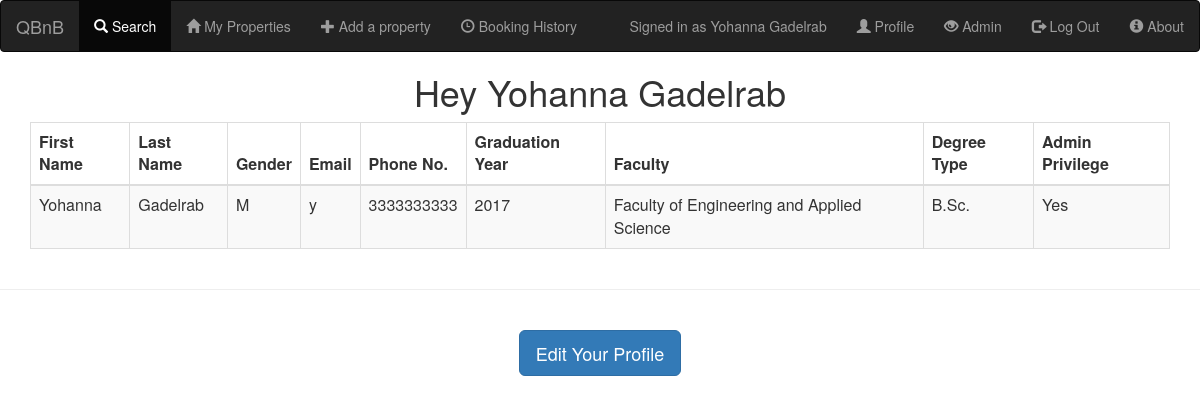
The page /profile.php (signed in) on the database its author committed.
### tables this page shows
CREATE TABLE IF NOT EXISTS `users` (
  `user_id` int(11) NOT NULL AUTO_INCREMENT,
  `FName` varchar(10) NOT NULL,
  `LName` varchar(10) NOT NULL,
  `gender` char(1) NOT NULL COMMENT 'F or M',
  `email` varchar(32) NOT NULL,
  `password` varchar(32) NOT NULL,
  `phone_no` char(10) NOT NULL,
  `grad_year` year(4) NOT NULL,
  `faculty_id` int(10) NOT NULL,
  `is_admin` tinyint(1) NOT NULL DEFAULT '0',
  `degree_type` varchar(5) NOT NULL,
  PRIMARY KEY (`user_id`),
  KEY `faculty_id_index` (`faculty_id`) USING BTREE
);

CREATE TABLE IF NOT EXISTS `faculties` (
  `faculty_id` int(11) NOT NULL AUTO_INCREMENT,
  `faculty` text NOT NULL,
  PRIMARY KEY (`faculty_id`) USING BTREE
);

### profile.php (the view)
<?php
require_once 'header.php';
require_once 'navbar.php';
if(userLoggedIn() == false){
    header("Location: index.php");
    die();
}
else {
    $query = "SELECT FName, LName, gender, email, phone_no, grad_year, faculty_id, degree_type FROM users WHERE user_id=?";
    $stmt = $con->prepare($query);
    $stmt->bind_Param("i", $_SESSION['user_id']);
    $stmt->execute();
    $result = $stmt->get_result();
    $row = $result->fetch_assoc();
    $query = "SELECT faculty FROM faculties WHERE faculty_id=?";
    $stmt = $con->prepare($query);
    $stmt->bind_Param("i", $row['faculty_id']);
    $stmt->execute();
    $result = $stmt->get_result();
    $facultyName = $result->fetch_assoc();
}
?>
<!DOCTYPE HTML>
<html>
    <head>
        <h1 class="text-center">Hey <?=$row['FName'] .' '. $row['LName']?></h1>
    </head>
    <body>
                <div class="container">
        <table class="table table-bordered table-striped" >
        <thead>
          <tr>
            <th>First Name</th>
            <th>Last Name</th>
            <th>Gender</th>
            <th>Email</th>
            <th>Phone No.</th>
            <th>Graduation Year</th>
            <th>Faculty</th>
            <th>Degree Type</th>
            <th>Admin Privilege</th>
          </tr>
        </thead>
        <tbody>
          <tr>
            <td><?=$row['FName'] ?></td>
            <td><?=$row['LName']?></td>
            <td><?=$row['gender']?></td>
            <td><?=$row['email']?></td>
            <td><?=$row['phone_no']?></td>
            <td><?=$row['grad_year']?></td>
            <td><?=$facultyName['faculty']?></td>
            <td><?=$row['degree_type']?></td>
            <td><?= $_SESSION['is_admin'] ? "Yes": "No" ?></td>
          </tr>
        </tbody>
        </table>
        </div>
        <hr class = "colorgraph"> <br>
        <div class="container">
            <div class="row text-center" >
                <div class="col-sm-12">
                    <a type="button" class="btn btn-lg btn-primary" style="align: center;" href="edit_profile.php?user_id=<?=$_SESSION['user_id']?>">Edit Your Profile</a>
                </div>
            </div>
        </div>
    </body>
</html>

### navbar.php
<?php
require_once 'header.php';
if( userLoggedIn() ){
    $query = "SELECT FName, LName FROM users WHERE user_id=?";
    $stmt = $con->prepare($query);
    $stmt->bind_Param("s", $_SESSION['user_id']);
    $stmt->execute();
    $result = $stmt->get_result();
    $row = $result->fetch_assoc();
}
?>
<html>
    <!DOCTYPE html>
    <html lang="en">
        <head></head>
        <body>
            <nav class="navbar navbar-inverse">
                <div class="container-fluid">
                    <div class="navbar-header">
                        <a class="navbar-brand" href="index.php">QBnB</a>
                    </div>
                    <?php
                    if(userLoggedIn()){
                    ?>
                        <ul class="nav navbar-nav">
                        <li class="active"><a href="search.php"><span class="glyphicon glyphicon-search"></span> Search</a></li>
                        <li><a href="user_properties.php"><span class="glyphicon glyphicon-home"></span> My Properties</a></li>
                        <li><a href="add_property.php"><span class="glyphicon glyphicon-plus"></span> Add a property</a></li>
                        <li><a href="booking_history.php?user_id=<?= $_SESSION['user_id']?>"><span class="glyphicon glyphicon-time"></span> Booking History</a></li>
                        </ul>
                        <ul class="nav navbar-nav navbar-right">
                        <?php
                        echo '<li><p class="navbar-text">Signed in as '.$row['FName'] . ' ' . $row['LName'].'</p></li>
                            <li><a href="profile.php"><span class="glyphicon glyphicon-user"></span> Profile</a></li>';
                        if(isset($_SESSION['is_admin']) && $_SESSION['is_admin']){
                            echo '<li><a href="admin.php"><span class="glyphicon glyphicon-eye-open"></span> Admin</a></li>';
                        }
                    echo '<li><a href="index.php?logout=1"><span class="glyphicon glyphicon-log-out"></span> Log Out</a></li>';
                    }
                    else{
                        echo '<ul class="nav navbar-nav navbar-right">';
                    }
                    ?>
                    <li><a href="about.php"><span class="glyphicon glyphicon-info-sign"></span> About</a></li>
                    </ul>
                </div>
            </nav>
        </body>
    </html>
</html>

### rows shown on the page
users: FName "Yohanna", LName "Gadelrab", gender "M", email "y", phone_no "3333333333", grad_year "2017", degree_type "B.Sc."
faculties: faculty "Faculty of Engineering and Applied Science"
